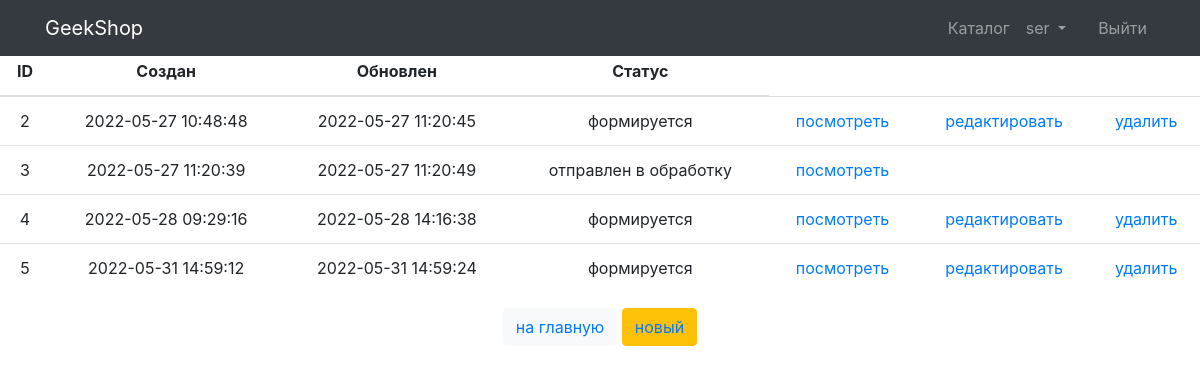
Screenshot of /ordersapp/ (signed in) with the database file from the repository.
### authapp/models.py (models this page shows, shortened)
class User(AbstractUser):
    image = models.ImageField(upload_to="users_image", blank=True)
    age = models.PositiveIntegerField(default=18)
    activation_key = models.CharField(max_length=128, blank=True)
    activation_key_expires = models.DateTimeField(auto_now=True, blank=True, null=True)

### ordersapp/models.py (models this page shows, shortened)
class Order(models.Model):
    FORMING = 'FM'
    SENT_TO_PROCEED = 'STP'
    PROCEEDED = 'PRD'
    PAID = 'PD'
    READY = 'RDY'
    CANCEL = 'CNC'
    ORDER_STATUS_CHOICES = (
      (FORMING, 'формируется'),
      (SENT_TO_PROCEED, 'отправлен в обработку'),
      (PAID, 'оплачен'),
      (PROCEEDED, 'обрабатывается'),
      (READY, 'готов к выдаче'),
      (CANCEL, 'отменен'),
    )
    user = models.ForeignKey(settings.AUTH_USER_MODEL, on_delete=models.CASCADE)
    created = models.DateTimeField(verbose_name='создан', auto_now_add=True)
    updated = models.DateTimeField(verbose_name='обновлен', auto_now=True)
    paid = models.DateTimeField(verbose_name="оплачен", null=True, blank=True)
    status = models.CharField(verbose_name='статус', max_length=3,
                            choices=ORDER_STATUS_CHOICES, default=FORMING)
    is_active = models.BooleanField(verbose_name='активен', default=True)

### ordersapp/views.py (the view)
# urls.py: path('', OrderList.as_view(), name='list'),
class OrderList(ListView, BaseClassContextMixin):
    model = Order
    title = "GeekShop | Список заказов"

### mainapp/context_processors.py (called while the page is built)
def basket(request):
    basket_list = []
    if request.user.is_authenticated:
        basket_list = Basket.objects.filter(user=request.user)
    return {"baskets": basket_list}

### ordersapp/mixin.py (called while the page is built)
    def get_context_data(self, **kwargs):
        context = super(BaseClassContextMixin, self).get_context_data(**kwargs)
        context["title"] = self.title
        return context

### ordersapp/templates/ordersapp/order_list.html (shortened to what this page needs)
{% extends 'mainapp/base.html' %}
{% load static %}
{% block content %}
    <div class="text-center">
        <div class="h2 text-center head">
        </div>
        <table class="table orders_list">
            <thead>
            <tr>
                <th>ID</th>
                <th>Создан</th>
                <th>Обновлен</th>
                <th>Статус</th>
            </tr>
            </thead>
            <tbody>
            {% for item in object_list %}
                {% if item.is_active %}
                    <tr>
                        <td class="td1 orders_list">{{ item.pk }}</td>
                        <td>{{ item.created|date:"Y-m-d H:i:s" }}</td>
                        <td>{{ item.updated|date:"Y-m-d H:i:s" }}</td>
                        <td>{{ item.get_status_display }}</td>
                        <td>
                            <a href="{% url 'orders:read' item.pk %}">
                                посмотреть
                            </a>
                        </td>
                        <td>
                            {% if item.status == 'FM' %}
                                <a href="{% url 'orders:update' item.pk %}">
                                    редактировать
                                </a>
                            {% endif %}
                        </td>
                        <td>
                            {% if item.status == 'FM' %}
                                <a href="{% url 'orders:delete' item.pk %}">
                                    удалить
                                </a>
                            {% endif %}
                        </td>
                    </tr>
                {% endif %}
            {% endfor %}
            </tbody>
        </table>
        <button class="btn btn-light btn-round">
            <a href="{% url 'index' %}">
                на главную
            </a>
        </button>
        <button class="btn btn-warning btn-round">
            <a href="{% url 'orders:create' %}">
                новый
            </a>
        </button>
    </div>
{% endblock %}

### mainapp/templates/mainapp/base.html (shortened to what this page needs)
{% load static %}
<!DOCTYPE html>
<html lang="en">
<head>
  <link href="{% static "vendor/bootstrap/css/bootstrap.min.css" %}" rel="stylesheet">
</head>
<body>
  <nav class="navbar navbar-expand-lg navbar-dark bg-dark fixed-top">
    <div class="container">
      <a class="navbar-brand" href="{% url "index" %}">GeekShop</a>
      <div class="collapse navbar-collapse" id="navbarResponsive">
        <ul class="navbar-nav ml-auto">
          <li class="nav-item">
            <a class="nav-link" href="{% url 'mainapp:products' %}">Каталог  </a>
          </li>
          {% if not user.is_authenticated %}
            <li class="nav-item">
              <a class="nav-link" href="{% url 'authapp:login' %}">Войти <i class="fas fa-sign-in-alt"></i></a>
            </li>
          {% else %}
            <li class="nav-item">
              <div class="dropdown">
                <a class="nav-link dropdown-toggle" href="" data-toggle="dropdown">
                  {{ user.username|default:'Пользователь' }}
                </a>
              </div>
            </li>
            {% if user.is_staff or user.is_superuser %}
              <li class="nav-item">
                <a class="nav-link" href="{% url 'adminapp:index' %}">
                </a>
              </li>
            {% endif %}
            <li class="nav-item">
              <a class="nav-link" href="{% url 'authapp:logout' %}">Выйти </a>
            </li>
          {% endif %}
        </ul>
      </div>
    </div>
  </nav>
  {% block content %}
  {% endblock %}
</body>
</html>

### rows the page displays
User: username "ser"
Order: pk "2", created "2022-05-27 10:48:48", updated "2022-05-27 11:20:45", status "формируется", shows "редактировать", shows "удалить"
Order: pk "3", created "2022-05-27 11:20:39", updated "2022-05-27 11:20:49", status "отправлен в обработку"
Order: pk "4", created "2022-05-28 09:29:16", updated "2022-05-28 14:16:38", status "формируется", shows "редактировать", shows "удалить"
Order: pk "5", created "2022-05-31 14:59:12", updated "2022-05-31 14:59:24", status "формируется", shows "редактировать", shows "удалить"
